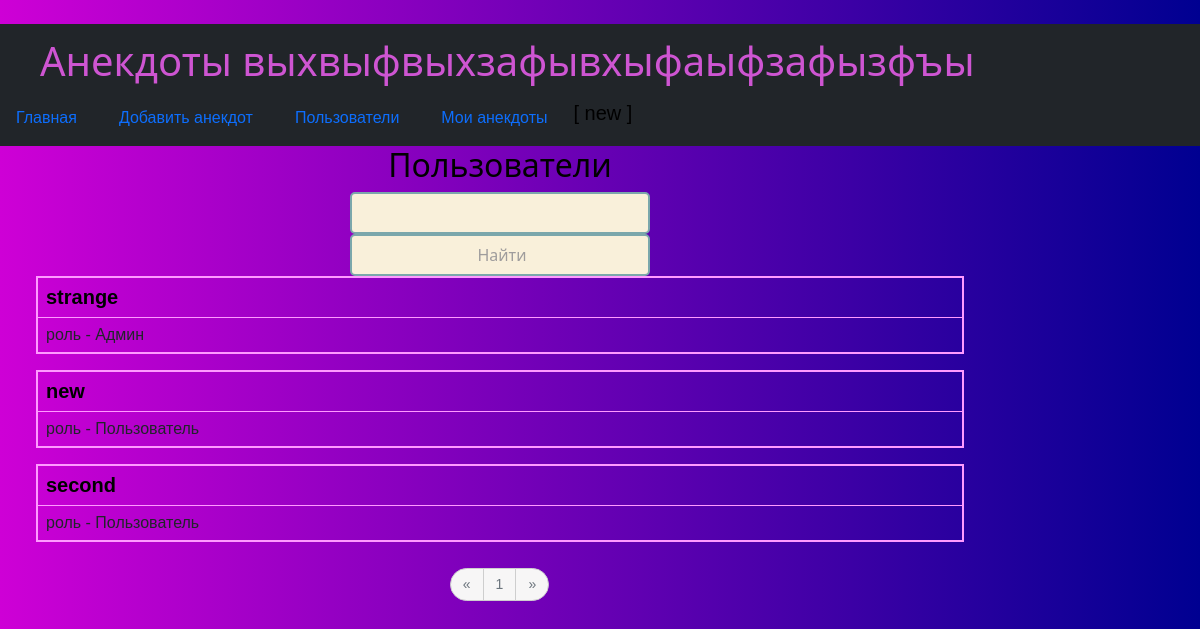
Page /users (signed in) on the committed database.
### data/users.py (models this page shows, shortened)
class User(SqlAlchemyBase, UserMixin, SerializerMixin):
    __tablename__ = 'users'
    id = sqlalchemy.Column(sqlalchemy.Integer, primary_key=True, autoincrement=True)
    nickname = sqlalchemy.Column(sqlalchemy.String, nullable=True)
    email = sqlalchemy.Column(sqlalchemy.String, index=True, unique=True, nullable=True)
    hashed_password = sqlalchemy.Column(sqlalchemy.String, nullable=True)
    rating = sqlalchemy.Column(sqlalchemy.Integer, nullable=True)
    dislikes = sqlalchemy.Column(sqlalchemy.Integer, nullable=True)
    role = sqlalchemy.Column(sqlalchemy.String, nullable=True)
    banned = sqlalchemy.Column(sqlalchemy.Boolean, nullable=True, default=False)
    anecdots = orm.relation("Anecdote", back_populates='user')

### main.py (the view)
@app.route('/users', methods=['GET'])
@app.route('/users/<int:num>', methods=['GET'])
@login_required
def users(num=0):
    name = request.query_string.decode('utf-8')[5:]
    if name:
        users = g.db_sess.query(User).filter(User.nickname.like(f'%{name}%'))
    else:
        users = g.db_sess.query(User)
    count = users.count()
    lenght = count // 3 + (1 if count % 3 else 0)
    if lenght <= 7:
        pages = range(1, lenght + 1)
    else:
        pages = [1]
        pages += [num - 2, num - 1, num, num + 1, num + 2]
        pages += [lenght]
    return render_template("users.html", users=users[num * 3:(num + 1) * 3], current=num, pages=pages, count=lenght)

### data/db_session.py (called while the page is built)
def create_session() -> Session:
    global __factory
    return __factory()

### main.py (called while the page is built)
@app.before_request
def before_request():
    g.db_sess = db_session.create_session()

@app.teardown_request
def teardown_request(teardown):
    g.db_sess.close()

@login_manager.user_loader
def load_user(user_id):
    return g.db_sess.query(User).get(user_id)

### templates/users.html (shortened to what this page needs)
{% extends "base.html" %}
{% block content %}
<h2 align="center" xmlns:border="http://www.w3.org/1999/xhtml" xmlns="http://www.w3.org/1999/html">Пользователи</h2>
<form>
  <input type="search" name="text">
  <input type="submit" value="Найти">
</form>
<div class="container-fluid">
    {% for item in users%}
    <table class="table table-bordered">
        <tr>
            <td><a href="/user/{{ item.id }}" style="font-size:20px; font-weight:bolder;">{{item.nickname}}</a></td>
        </tr>
        <tr>
            <td>
                {% if item.role == 'moder' %}
                <a>роль - Модератор</a>
                {% elif item.role == 'user' %}
                <a>роль - Пользователь</a>
                {% elif item.role == 'admin' %}
                <a>роль - Админ</a>
                {% endif %}
            </td>
        </tr>
    </table>
    {% endfor %}
    <div align="center">
    <ul class="danuas voduv-peksaucub" >
        {% if current > 0 %}
        <li><a class="nav-link active" href="/index/{{ current-1 }}">«</a></li>
        {% else %}
        <li><a class="nav-link disabled" href="/index/{{ current-1 }}">«</a></li>
        {% endif %}
        {% for i in pages %}
        {% if i == current + 1 %}
            <li><a class="nav-link disabled" href="/index/{{ i-1 }}">{{ i }}</a></li>
        {% else %}
            <li><a class="nav-link active" href="/index/{{ i-1 }}">{{ i }}</a></li>
        {% endif %}
        {%endfor %}
        {% if current < count - 1 %}
        <li><a class="nav-link active" href="/index/{{ current+1 }}">»</a></li>
        {% else %}
        <li><a class="nav-link disabled" href="/index/{{ current+1 }}">»</a></li>
        {% endif %}
</ul><br>
</div>
</div>
{% endblock %}

### templates/base.html (shortened to what this page needs)
﻿<!DOCTYPE html>
<html lang="ru">
<head>
    <link href="https://cdn.jsdelivr.net/npm/bootstrap@5.1.3/dist/css/bootstrap.min.css" rel="stylesheet"
>
    <link rel="stylesheet" type="text/css" href="/static/css/style.css">
    <div class="navbar bg-dark">
        <div class="navbar-brand"><h1>Анекдоты выхвыфвыхзафывхыфаыфзафызфъы</h1></div>
        <ul class="nav">
            <il class="nav-item"><a class="nav-link active" href="/index/0">Главная</a></il>
            {% if current_user.is_authenticated %}
            {% if current_user.banned == False %}
            <il class="nav-item"><a class="nav-link active" href="/add_anecdote">Добавить анекдот</a></il>
            {% endif %}
            <il class="nav-item"><a class="nav-link active" href="/users">Пользователи</a></il>
            <il class="nav-item"><a class="nav-link active" href="/user/{{ current_user.id }}">Мои анекдоты</a></il>
            {% endif %}
            {% if current_user.is_authenticated %}
            <a class="nav-item" style="padding-right: 40px color:blue!important; font-size:20px"  href="/logout">[ {{ current_user.nickname }} ]</a>
            {% else %}
            <div>
                <a class="btn btn-primary " href="/register">Зарегистрироваться</a>
                <a class="btn btn-success" style="padding-right: 40px" href="/login">Войти</a>
            </div>
            {% endif %}
        </ul>
    </div>
</head>
<body>
<div class="container-fluid">
    <div class="row">
        <div class="col-md-10 main-block">{% block content %}  {% endblock %}</div>
        <div class="col-md-2 left-block">{% block right %}  {% endblock %}</div>
    </div>
</div>
</body>
</html>

### static/css/style.css (style rules this page uses)
h2 { color: #000000; text-align: center; }
.main-block { height: 100vh; }
body, html { width: 100vw; height: 100vh; background: linear-gradient(to right, #ce00d6, #000091); }
a { color: black; font-family: helvetica; text-decoration: none; }
a:link { text-decoration: none; }
.nav-item { padding-left: 0px; padding-right: 10px; }
.table-bordered { border: 2px solid #ff9aff; }
* { box-sizing: border-box; }
form { position: relative; width: 300px; margin: 0 auto; }
input { width: 100%; height: 42px; padding-left: 10px; border: 2px solid #7BA7AB; border-radius: 5px; outline: none; background: #F9F0DA; color: #9E9C9C; }
.danuas { list-style: none; display: inline-block; padding: 0; margin-top: 10px; }
.danuas li { display: inline; text-align: center; }
.danuas a { float: left; display: block; font-size: 14px; text-decoration: none; padding: 5px 12px; color: #fbf8f8; margin-left: -1px; border: 1px solid transparent; line-height: 1.5; }
.voduv-peksaucub li:first-child a { -moz-border-radius: 50px 0 0 50px; -webkit-border-radius: 50px; border-radius: 50px 0 0 50px; }
.voduv-peksaucub li:last-child a { -moz-border-radius: 0 50px 50px 0; -webkit-border-radius: 0; border-radius: 0 50px 50px 0; }
.voduv-peksaucub a { border-color: #cecece; color: #929191; background: #f7f6f6; }

### rows in the picture
User: nickname "new", role "роль - Пользователь"
User: nickname "strange", role "роль - Админ"
User: nickname "second", role "роль - Пользователь"

### other values in the picture
{{ i }} "1"
